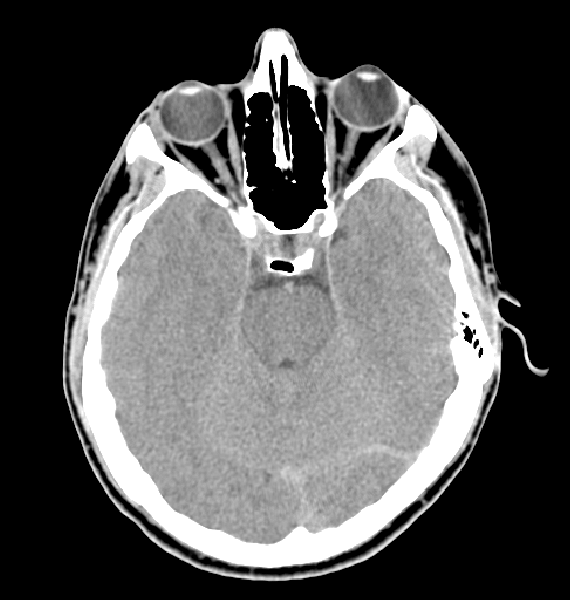
#> input picture Fig0359.tif, 570 x 600 px
$ jupyter execute 'Questão 2.ipynb'
#> lines starting #> are read from the running program, lines starting #| are printed output that depends on the picture
[cell 1]
#Questão número 2: Aguçamento de Bordas
import cv2
import matplotlib.pyplot as plt
import numpy as np

img = cv2.imread('Fig0359.tif')
#> img is the input picture: shape (600, 570, 3); min 0, max 255, mean 84.7
edges = cv2.cvtColor(img, cv2.COLOR_BGR2GRAY)

kernel = np.array([[0.0, -1.0, 0.0],
                   [-1.0, 4.0, -1.0],
                   [0.0, -1., 0.0],])

img2 =  cv2.filter2D(edges, -1,kernel)
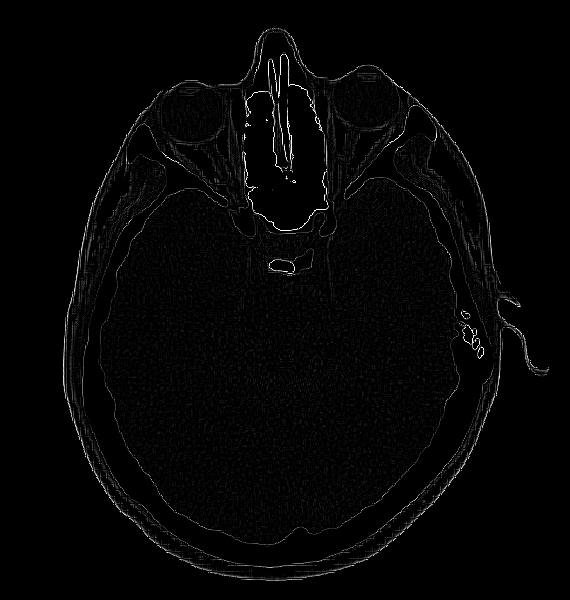
#> img2: shape (600, 570); min 0, max 255, mean 4.6
img3 = cv2.hconcat([edges, img2])
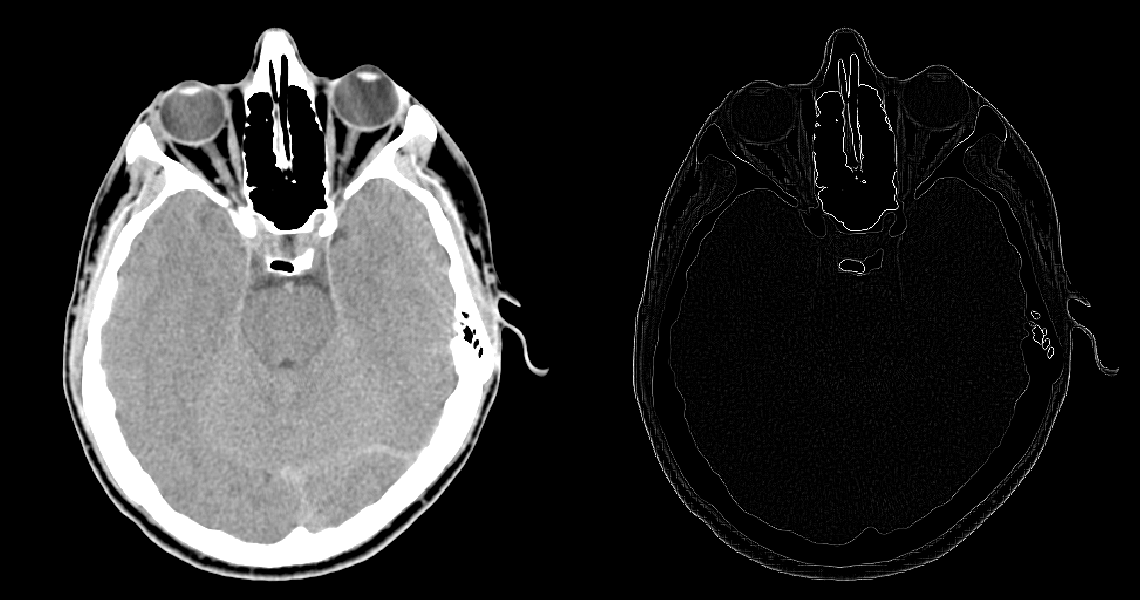
#> img3: shape (600, 1140); min 0, max 255, mean 44.6
#cv2.imshow('Imagens',img3)

cv2.waitKey(0)
#cv2.destroyAllWindows()

[cell 2]
#aguçamento

agu =  cv2.add(edges,img2)
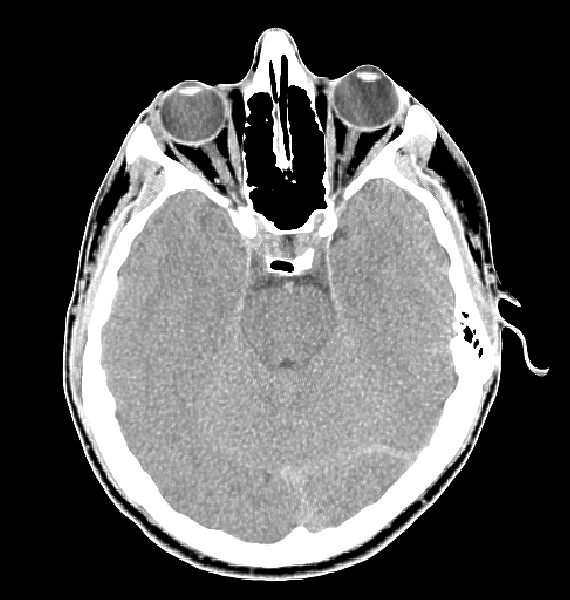
#> agu: shape (600, 570); min 0, max 255, mean 87.5
imagem4 = cv2.hconcat([edges,agu])
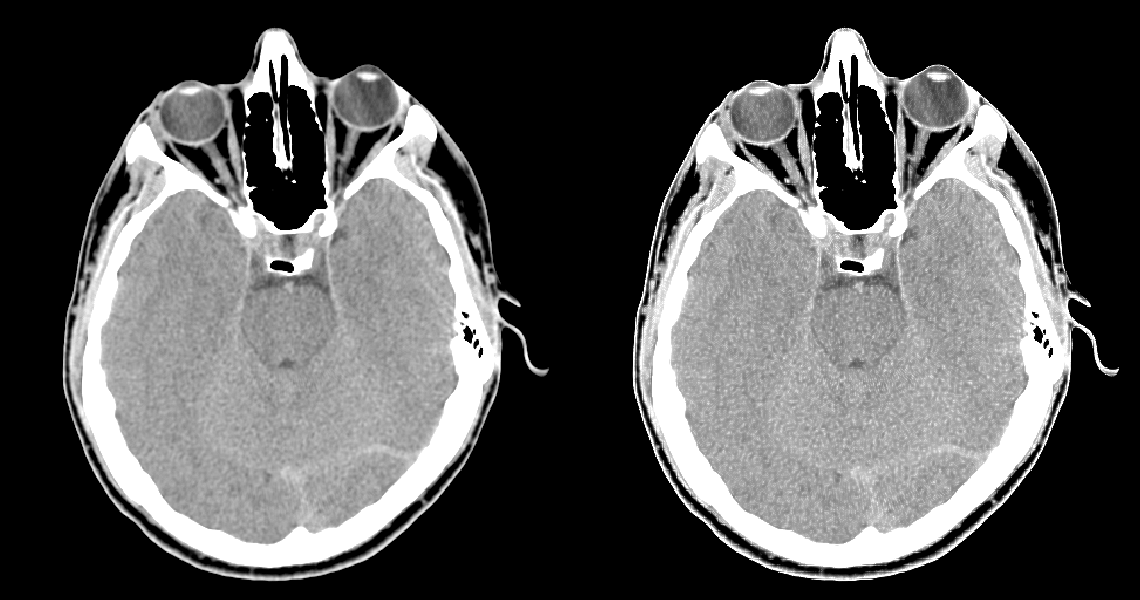
#> imagem4: shape (600, 1140); min 0, max 255, mean 86.1

#cv2.imshow('Imagens',imagem4)

#cv2.waitKey(0)
#cv2.destroyAllWindows()


plt.subplot(131), plt.imshow(img, "gray"), plt.title("Imagem Original")
plt.subplot(132), plt.imshow(agu, "gray"), plt.title("bordas realçada")

$ run again, with Fig0334.tif copied over Fig0359.tif
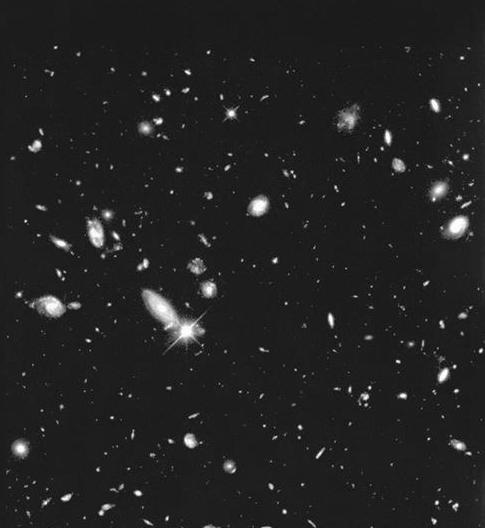
#> input picture Fig0334.tif, 485 x 528 px
#> img is the input picture: shape (528, 485, 3); min 0, max 255, mean 34.5
#> `img3 = cv2.hconcat([edges, img2])`:
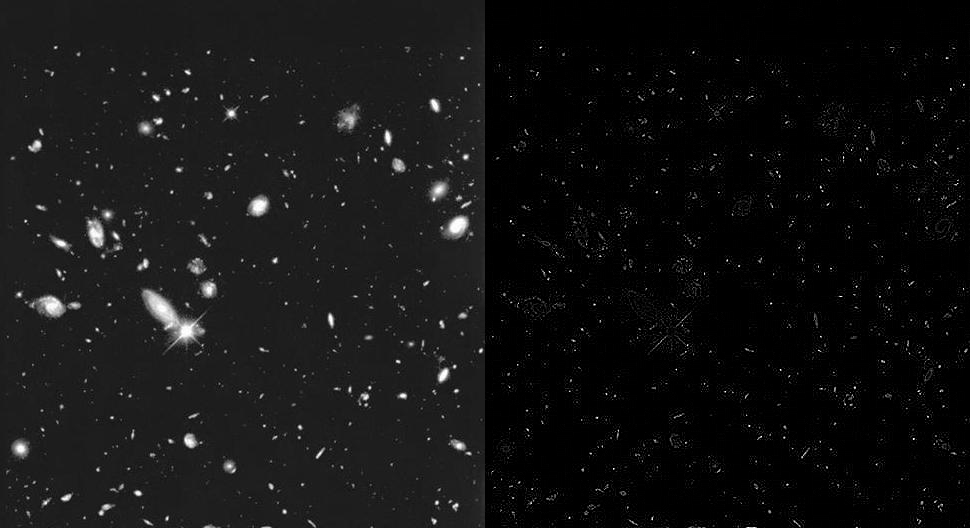
#> img3: shape (528, 970); min 0, max 255, mean 18.9
#> `imagem4 = cv2.hconcat([edges,agu])`:
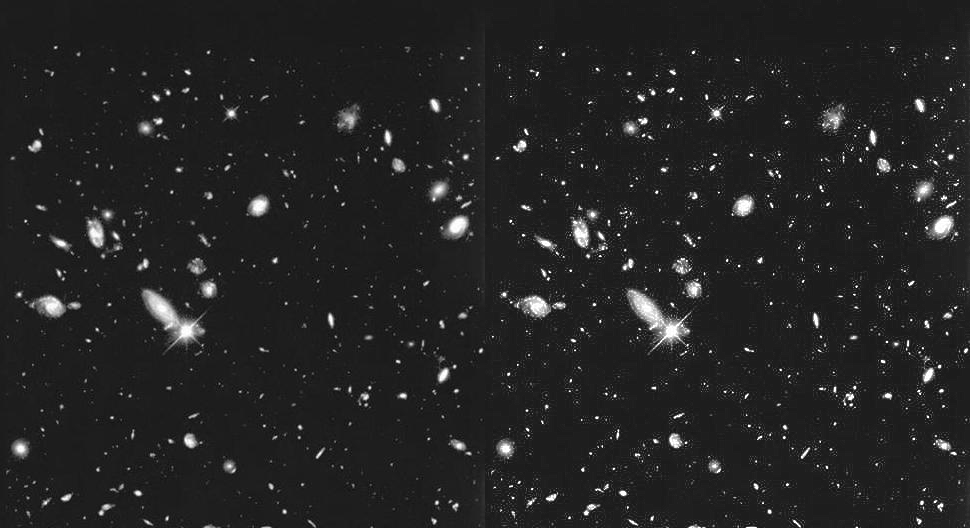
#> imagem4: shape (528, 970); min 0, max 255, mean 36
